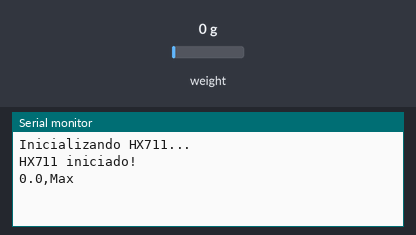
The sketch below on a simulated Arduino Uno, built with avr-gcc and run on an emulated ATmega328P. On the bench: the last lines printed to the serial monitor. Inputs (shaded band) come from the test bench; at power-on: weight on the scale 0 g. Random numbers use the default seed unless the sketch sets one.

Above: at 2.2 s.
2.3 s: weight on the scale set to 100 g
At 8.4 s:
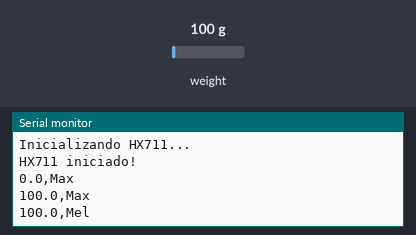
9.5 s: weight on the scale set to 1250 g
At 11.9 s:
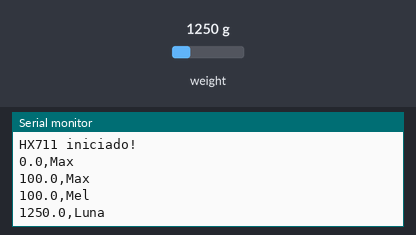

Measured:
- after the input at 2.3 s, the serial monitor: prints a new line after 2.7 s (image 1)
- after the input at 9.5 s, the serial monitor: prints a new line after 1.5 s (image 2)

The sketch:

animal-scale-iot.ino
```cpp
#include "HX711.h"

#define DT  4
#define SCK 5

HX711 scale;

String animalNames[6] = {
  "Jake",
  "Max",
  "Luna",
  "Bella",
  "Thor",
  "Mel"
};

// valor comum no Wokwi
float calibration_factor = 422.0;

void setup() {
  Serial.begin(115200);

  Serial.println("Inicializando HX711...");

  scale.begin(DT, SCK);

  // PRIMEIRO zera
  scale.tare();

  // DEPOIS aplica escala
  scale.set_scale(calibration_factor);

  Serial.println("HX711 iniciado!");
}

void loop() {

  // leitura média
  float weight = scale.get_units(10);

  // remove negativos pequenos
  if (weight < 0) {
    weight = 0;
  }

  int randomIndex = random(0, 6);

  String payload =
    String(weight, 1) + "," +
    animalNames[randomIndex];

  Serial.println(payload);

  delay(2000);
}
```
